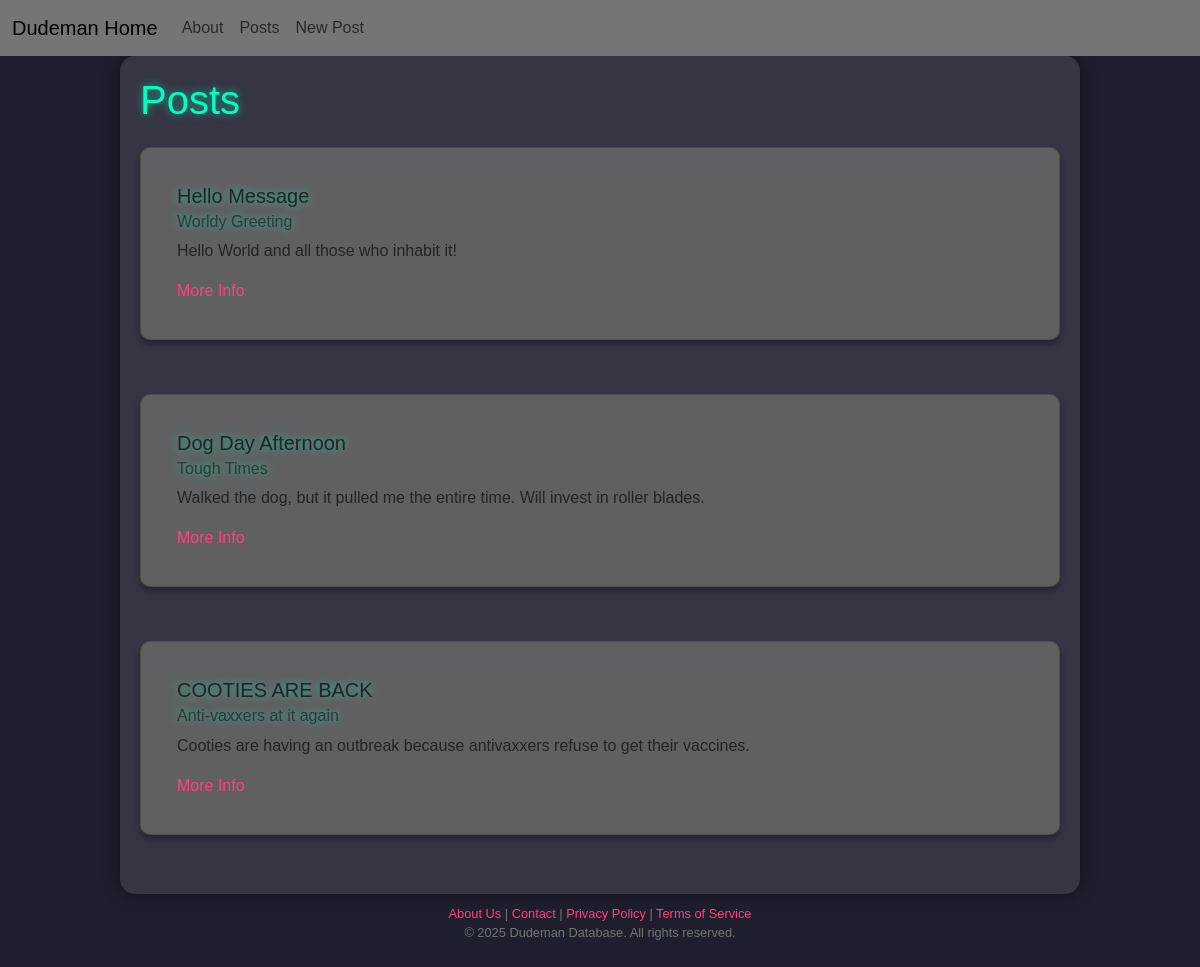
The app's page /posts/, older data.
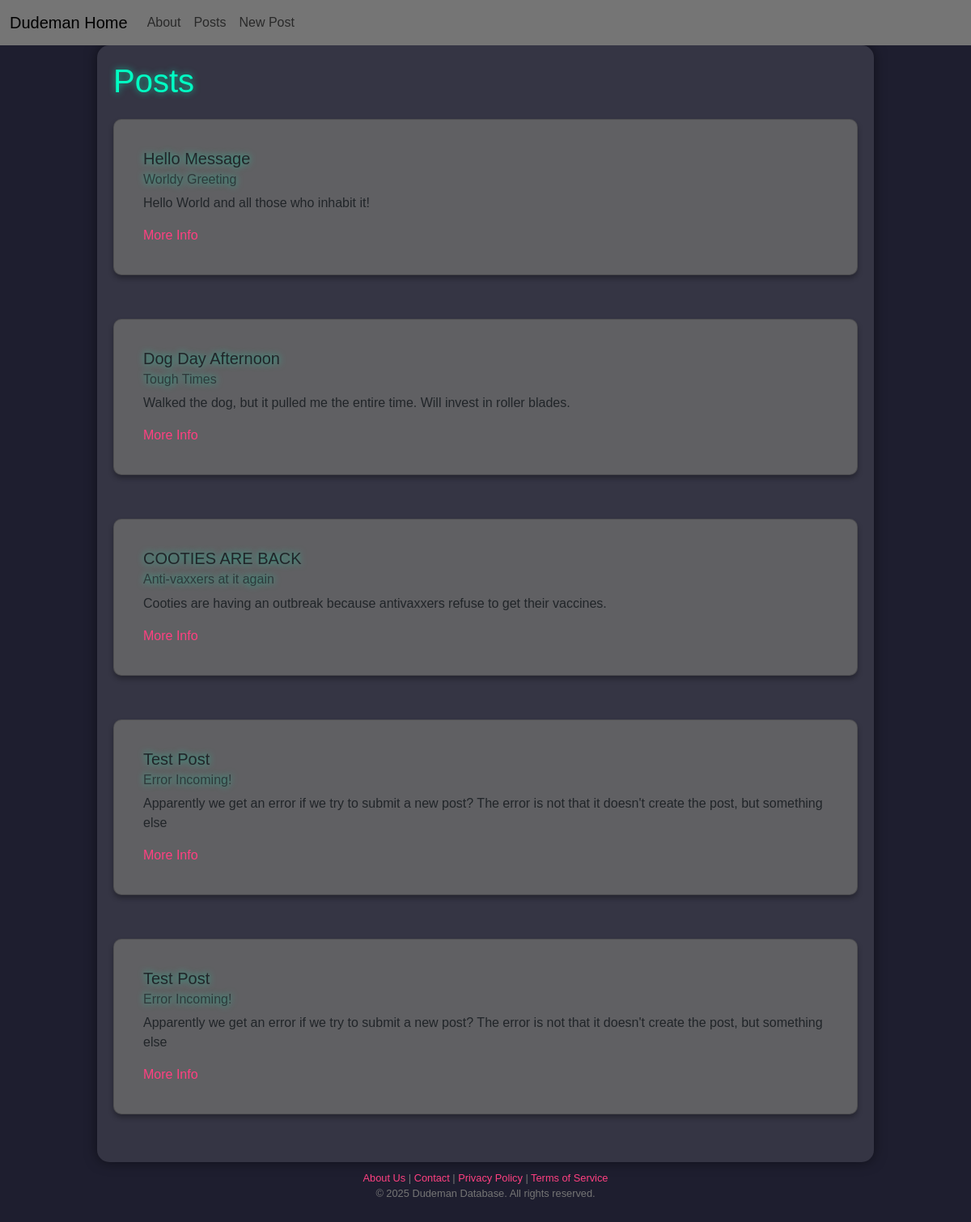
The same page, newer data.
### posts/models.py (models this page shows, shortened)
class Post(models.Model):                                   #inheritance
    title = models.CharField(max_length=128)                #composition
    subtitle = models.CharField(max_length=256)             #composition
    body = models.TextField()                               #composition
    created_on = models.DateTimeField(auto_now_add=True)    #composition

### posts/views.py (the view)
# urls.py: path("", views.PostListView.as_view(), name="list"),
class PostListView(ListView):
    template_name = "posts/list.html"
    model = Post

### templates/posts/list.html (shortened to what this page needs)
{% extends 'base.html' %}
{% block content %}
<h1>Posts</h1>
{% for post in post_list %}
<div class="card">
    <div class="card-body">
        <h5 class="card-title">{{ post.title }}</h5>
        <h6 class="card-subtitle mb-2 text-body-secondary">{{ post.subtitle}}</h6>
        <p class="card-text">{{ post.body|truncatechars:128 }}</p>
        <a href="{% url 'detail' post.id %}" class="card-link">More Info</a>
    </div>
</div>
<br />
{% endfor %}
{% endblock content %}

### templates/base.html (shortened to what this page needs)
{% load static %}
<!DOCTYPE html>
<html lang="en">
<head>
    <link href="https://cdn.jsdelivr.net/npm/bootstrap@5.3.3/dist/css/bootstrap.min.css" rel="stylesheet">
    <link rel="stylesheet" href="https://cdn.jsdelivr.net/npm/bootstrap-icons@1.11.3/font/bootstrap-icons.min.css">
    <link rel="stylesheet" href="{% static 'css/base.css' %}">
</head>
<body>
    <nav class="navbar navbar-expand-lg bg-body-tertiary">
        <div class="container-fluid">
            <a class="navbar-brand nav-link" href="{% url 'home' %}">Dudeman Home</a>
            <div class="collapse navbar-collapse" id="navbarNavAltMarkup">
            <div class="navbar-nav">
                <a class="nav-link" href="{% url 'about' %}">About</a>
                <a class="nav-link" href="{% url 'list' %}">Posts</a>
                <a class="nav-link" href="{% url 'new' %}">New Post</a>
            </div>
            </div>
        </div>
    </nav>
    <div class="container wrapper">
        {% block content %}{% endblock content %}
    </div>
</body>
<footer>
        <div class="footer-container">
          <div class="footer-links">
            <a href="/about">About Us</a> |
            <a href="#">Contact</a> |
            <a href="#">Privacy Policy</a> |
            <a href="#">Terms of Service</a>
          </div>
          <div class="footer-info">
            <p>&copy; 2025 Dudeman Database. All rights reserved.</p>
          </div>
        </div>
</footer>
</html>

### static/css/base.css (style rules this page uses)
body, html { margin: 0; padding: 0; box-sizing: border-box; }
body { background-color: #1e1e2f; color: #ffffff; font-family: 'Press Start 2P', sans-serif; min-height: 100vh; display: flex; flex-direction: column; }
.wrapper { width: 80%; flex: 1; display: flex; flex-direction: column; }
h1, h2, h3, h4, h5, h6 { color: #00ffc3; text-shadow: 0 0 8px rgba(0, 255, 195, 0.6); }
a { color: #ff4081; text-decoration: none; transition: color 0.3s ease-in-out; }
.container { max-width: 1200px; margin: auto; padding: 20px; background: rgba(255, 255, 255, 0.1); border-radius: 15px; box-shadow: 0px 0px 15px rgba(0, 0, 0, 0.5); }
.card { background-color: #606063; border-radius: 10px; padding: 20px; margin: 15px 0; box-shadow: 0 4px 6px rgba(0, 0, 0, 0.3); transition: transform 0.2s ease; }
.navbar { background-color: #757575 !important; }
footer { margin-top: auto; text-align: center; padding: 10px 0; color: #757575; font-size: 0.8em; }

Row changes from the older to the newer data that the page shows:
added Post: title "Test Post", subtitle "Error Incoming!", body "Apparently we get an error if we try to submit a new post? The error is not that it doesn't create the post, but something else"
added Post: title "Test Post", subtitle "Error Incoming!", body "Apparently we get an error if we try to submit a new post? The error is not that it doesn't create the post, but something else"
